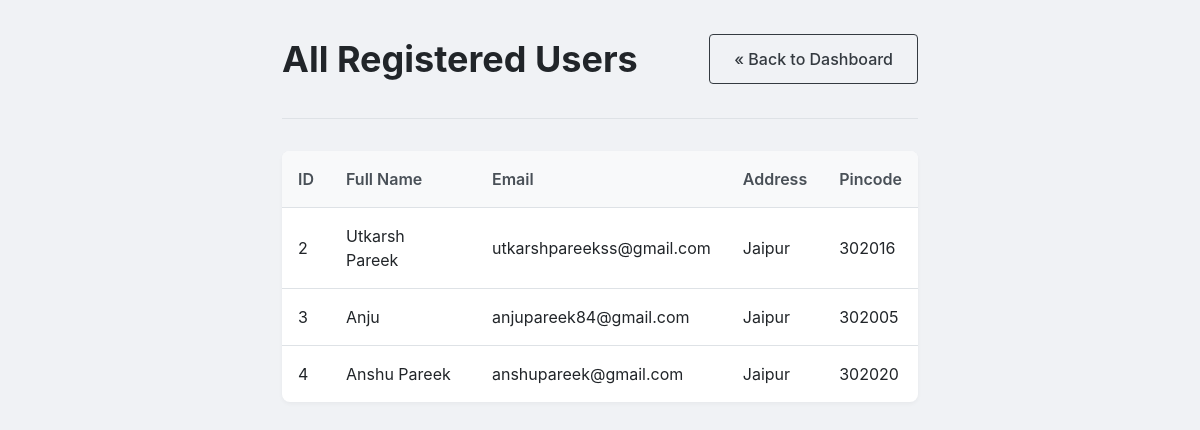
The app's page /admin/users (signed in) with its own data.
### models/database.py (models this page shows, shortened)
class User(db.Model):
    __tablename__ = 'user'
    id = db.Column(db.Integer, primary_key=True)
    email = db.Column(db.String(120), unique=True, nullable=False)
    full_name = db.Column(db.String(50), nullable=False)
    password_hash = db.Column(db.String(128), nullable=False)
    is_admin = db.Column(db.Boolean, default=False, nullable=False)
    address = db.Column(db.String(100), nullable=False)
    pincode = db.Column(db.String(10), nullable=False)
    reservations = db.relationship('Reservation', backref='user', lazy=True, cascade="all, delete-orphan")
    reservations = db.relationship('Reservation', backref='user', lazy=True, cascade="all, delete-orphan")

### routes/admin_routes.py (the view)
@admin_bp.route('/admin/users')
def view_users():
    if not session.get('is_admin'):
        flash('You must be an admin to view this page.', 'danger')
        return redirect(url_for('auth.login'))
    users = User.query.filter_by(is_admin=False).all()
    return render_template('view_users.html', users=users)

### templates/view_users.html
{% extends "layout.html" %}
{% block content %}
<div class="dashboard-container">
    <div class="dashboard-header">
        <h1>All Registered Users</h1>
        <a href="{{ url_for('admin.admin_dashboard') }}" class="btn btn-outline">&laquo; Back to Dashboard</a>
    </div>
    <hr>
    {% if users %}
    <table class="data-table">
        <thead>
            <tr>
                <th>ID</th>
                <th>Full Name</th>
                <th>Email</th>
                <th>Address</th>
                <th>Pincode</th>
            </tr>
        </thead>
        <tbody>
            {% for user in users %}
            <tr>
                <td>{{ user.id }}</td>
                <td>{{ user.full_name }}</td>
                <td>{{ user.email }}</td>
                <td>{{ user.address }}</td>
                <td>{{ user.pincode }}</td>
            </tr>
            {% endfor %}
        </tbody>
    </table>
    {% else %}
    <div class="card-placeholder">
        <p>There are no registered users yet.</p>
    </div>
    {% endif %}
</div>
{% endblock %}

### Static/style.css (style rules this page uses)
html { box-sizing: border-box; }
*, *:before, *:after { box-sizing: inherit; }
body { margin: 0; font-family: -apple-system, BlinkMacSystemFont, "Segoe UI", Roboto, "Helvetica Neue", Arial, sans-serif; background-color: #f0f2f5; color: #212529; line-height: 1.5; }
.btn { display: inline-block; font-weight: 500; text-align: center; cursor: pointer; border: 1px solid transparent; padding: 0.75rem 1.5rem; font-size: 1rem; border-radius: 0.25rem; text-decoration: none; transition: all 0.2s ease-in-out; }
.btn-outline { color: #343a40; border-color: #343a40; background-color: transparent; }
.dashboard-container { max-width: 900px; }
.dashboard-header { display: flex; justify-content: space-between; align-items: center; margin-bottom: 1rem; }
.dashboard-header h1 { margin: 0; font-size: 2.25rem; }
hr { margin: 2rem 0; border: 0; border-top: 1px solid #dee2e6; }
.data-table { width: 100%; border-collapse: collapse; background-color: #fff; box-shadow: 0 2px 4px rgba(0,0,0,0.04); border-radius: 0.5rem; overflow: hidden; }
.data-table th, .data-table td { padding: 1rem; text-align: left; border-bottom: 1px solid #dee2e6; }
.data-table th { background-color: #f8f9fa; font-weight: 600; color: #495057; }
.data-table tbody tr:last-child td { border-bottom: none; }

### records on screen
User: id "2", full_name "Utkarsh Pareek", email "utkarshpareekss@gmail.com", address "Jaipur", pincode "302016"
User: id "3", full_name "Anju", email "anjupareek84@gmail.com", address "Jaipur", pincode "302005"
User: id "4", full_name "Anshu Pareek", email "anshupareek@gmail.com", address "Jaipur", pincode "302020"
